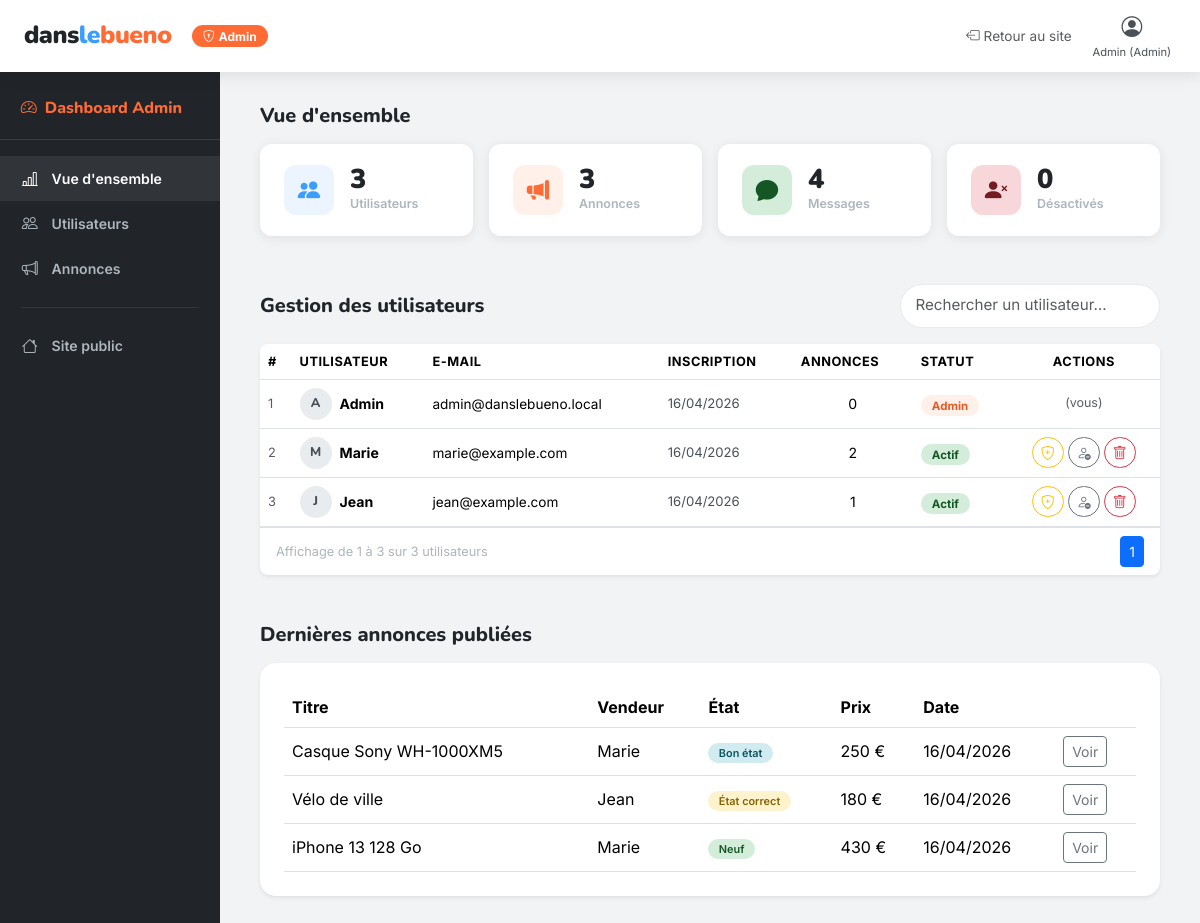
/admin.php (signed in), run on the app's committed database.
### tables this page shows
CREATE TABLE users (
    id INT AUTO_INCREMENT PRIMARY KEY,
    pseudo VARCHAR(60) NOT NULL,
    nom VARCHAR(80) DEFAULT NULL,
    email VARCHAR(190) NOT NULL UNIQUE,
    password VARCHAR(255) NOT NULL,
    role ENUM('user', 'admin') NOT NULL DEFAULT 'user',
    actif TINYINT(1) NOT NULL DEFAULT 1,
    created_at DATETIME NOT NULL DEFAULT CURRENT_TIMESTAMP
);

CREATE TABLE annonces (
    id INT AUTO_INCREMENT PRIMARY KEY,
    user_id INT NOT NULL,
    titre VARCHAR(120) NOT NULL,
    prix DECIMAL(10,2) NOT NULL,
    etat ENUM('neuf', 'bon', 'correct') NOT NULL DEFAULT 'bon',
    description TEXT NOT NULL,
    image VARCHAR(255) DEFAULT NULL,
    created_at DATETIME NOT NULL DEFAULT CURRENT_TIMESTAMP,
    CONSTRAINT fk_annonces_user FOREIGN KEY (user_id) REFERENCES users(id) ON DELETE CASCADE
);

### includes/bootstrap.php (called while the page is built, shortened)
<?php
function h($value): string {
    return htmlspecialchars((string) $value, ENT_QUOTES, 'UTF-8');
}
function is_logged_in(): bool {
    return !empty($_SESSION['user_id']);
}
function current_user(PDO $pdo): ?array {
    $stmt = $pdo->prepare('SELECT * FROM users WHERE id = ? LIMIT 1');
    $stmt->execute([(int)$_SESSION['user_id']]);
    $cached = $stmt->fetch() ?: null;
    return $cached;
}
function state_label(string $etat): string {
    return match ($etat) {
        'neuf' => 'Neuf',
        'bon' => 'Bon état',
        'correct' => 'État correct',
        default => ucfirst($etat),
    };
}
function format_price($price): string {
    return number_format((float)$price, 0, ',', ' ') . ' €';
}

### admin.php (the view, shortened to what this page needs)
<?php
require_once __DIR__ . '/includes/bootstrap.php';
$user = current_user($pdo);
$search = trim((string)($_GET['q'] ?? ''));
$page = max(1, (int)($_GET['page'] ?? 1));
$perPage = 10;
$offset = ($page - 1) * $perPage;
$where = '';
$params = [];
$stmt = $pdo->prepare("SELECT COUNT(*) FROM users u $where");
$stmt->execute($params);
$nbUsersFiltered = (int)$stmt->fetchColumn();
$totalPages = max(1, (int)ceil($nbUsersFiltered / $perPage));
$stats = [
    'nb_users' => (int)$pdo->query('SELECT COUNT(*) FROM users')->fetchColumn(),
    'nb_annonces' => (int)$pdo->query('SELECT COUNT(*) FROM annonces')->fetchColumn(),
    'nb_messages' => (int)$pdo->query('SELECT COUNT(*) FROM messages')->fetchColumn(),
    'nb_desactives' => (int)$pdo->query('SELECT COUNT(*) FROM users WHERE actif = 0')->fetchColumn(),
];
$sql = "SELECT u.*, COUNT(a.id) AS nb_annonces FROM users u LEFT JOIN annonces a ON a.user_id = u.id $where GROUP BY u.id ORDER BY u.created_at DESC LIMIT :limit OFFSET :offset";
$stmt = $pdo->prepare($sql);
$stmt->bindValue(':limit', $perPage, PDO::PARAM_INT);
$stmt->bindValue(':offset', $offset, PDO::PARAM_INT);
$stmt->execute();
$utilisateurs = $stmt->fetchAll();
$latestAds = $pdo->query('SELECT a.id, a.titre, a.prix, a.etat, a.created_at, u.pseudo FROM annonces a JOIN users u ON u.id = a.user_id ORDER BY a.created_at DESC LIMIT 8')->fetchAll();
?>
<!DOCTYPE html>
<html lang="fr">
<head>
  <link rel="stylesheet" href="https://cdn.jsdelivr.net/npm/bootstrap@5.3.3/dist/css/bootstrap.min.css" />
  <link rel="stylesheet" href="https://cdn.jsdelivr.net/npm/bootstrap-icons@1.11.3/font/bootstrap-icons.min.css" />
  <link rel="stylesheet" href="style.css" />
</head>
<body>
<nav class="navbar navbar-danslebueno fixed-top">
  <div class="container-fluid px-3 px-lg-4 d-flex align-items-center">
    <a href="index.php" class="navbar-brand me-3"><span class="logo-text"><span class="logo-dans">dans</span><span class="logo-le">le</span><span class="logo-bueno">bueno</span></span></a>
    <span class="badge rounded-pill ms-1" style="background:var(--color-orange);font-size:.75rem;padding:.3rem .7rem;"><i class="bi bi-shield-lock me-1"></i>Admin</span>
    <div class="ms-auto d-flex align-items-center gap-3"><a href="index.php" class="text-muted" style="font-size:.85rem;"><i class="bi bi-box-arrow-left me-1"></i>Retour au site</a><a href="profil.php" class="nav-icon-link"><i class="bi bi-person-circle"></i><span><?= h($user['pseudo']) ?> (Admin)</span></a></div>
  </div>
</nav>
<div class="d-flex">
  <aside class="admin-sidebar d-none d-md-block" style="width:220px;flex-shrink:0;">
    <div class="admin-brand"><i class="bi bi-speedometer2 me-2"></i>Dashboard Admin</div>
    <nav>
      <a href="#section-stats" class="admin-nav-link active"><i class="bi bi-bar-chart-line"></i>Vue d'ensemble</a>
      <a href="#section-users" class="admin-nav-link"><i class="bi bi-people"></i>Utilisateurs</a>
      <a href="#section-annonces" class="admin-nav-link"><i class="bi bi-megaphone"></i>Annonces</a>
      <div style="border-top:1px solid rgba(255,255,255,.08);margin:1rem 1.3rem;"></div>
      <a href="index.php" class="admin-nav-link"><i class="bi bi-house"></i>Site public</a>
    </nav>
  </aside>
  <main class="admin-main flex-grow-1">
    <section id="section-stats" class="mb-5">
      <h2 class="section-title mb-3">Vue d'ensemble</h2>
      <div class="row g-3">
        <div class="col-6 col-lg-3"><div class="stat-card"><div class="stat-icon sky"><i class="bi bi-people-fill"></i></div><div><div class="stat-value"><?= $stats['nb_users'] ?></div><div class="stat-label">Utilisateurs</div></div></div></div>
        <div class="col-6 col-lg-3"><div class="stat-card"><div class="stat-icon orange"><i class="bi bi-megaphone-fill"></i></div><div><div class="stat-value"><?= $stats['nb_annonces'] ?></div><div class="stat-label">Annonces</div></div></div></div>
        <div class="col-6 col-lg-3"><div class="stat-card"><div class="stat-icon green"><i class="bi bi-chat-fill"></i></div><div><div class="stat-value"><?= $stats['nb_messages'] ?></div><div class="stat-label">Messages</div></div></div></div>
        <div class="col-6 col-lg-3"><div class="stat-card"><div class="stat-icon red"><i class="bi bi-person-x-fill"></i></div><div><div class="stat-value"><?= $stats['nb_desactives'] ?></div><div class="stat-label">Désactivés</div></div></div></div>
      </div>
    </section>
    <section id="section-users" class="mb-5">
      <div class="d-flex align-items-center justify-content-between mb-3 flex-wrap gap-2"><h2 class="section-title mb-0">Gestion des utilisateurs</h2>
        <form method="GET" style="max-width:260px;width:100%;"><input type="search" class="form-control form-control-sm rounded-pill" placeholder="Rechercher un utilisateur…" name="q" value="<?= h($search) ?>"></form>
      </div>
      <div class="bg-white rounded-3 shadow-sm overflow-hidden">
        <div class="table-responsive">
          <table class="table table-admin mb-0"><thead><tr><th>#</th><th>Utilisateur</th><th>E-mail</th><th>Inscription</th><th>Annonces</th><th>Statut</th><th class="text-center">Actions</th></tr></thead><tbody>
          <?php foreach ($utilisateurs as $index => $u): $isSelf = (int)$u['id'] === (int)$user['id']; ?>
            <tr class="<?= (int)$u['actif'] === 0 ? 'table-light' : '' ?>">
              <td class="text-muted" style="font-size:.8rem;"><?= $offset + $index + 1 ?></td>
              <td><div class="d-flex align-items-center gap-2"><div class="conv-avatar" style="width:32px;height:32px;font-size:.8rem;"><?= h(strtoupper(substr((string)($u['pseudo'] ?: 'U'),0,1))) ?></div><div><div class="fw-bold" style="font-size:.88rem;<?= (int)$u['actif'] === 0 ? 'text-decoration:line-through;color:var(--color-neutral-500);' : '' ?>"><?= h($u['pseudo']) ?></div></div></div></td>
              <td style="font-size:.85rem;"><?= h($u['email']) ?></td>
              <td style="font-size:.82rem;color:var(--color-neutral-700);"><?= date('d/m/Y', strtotime((string)$u['created_at'])) ?></td>
              <td class="text-center"><?= (int)$u['nb_annonces'] ?></td>
              <td><?php if ($u['role'] === 'admin'): ?><span class="badge-user-status admin">Admin</span><?php elseif ((int)$u['actif'] === 0): ?><span class="badge-user-status desactive">Désactivé</span><?php else: ?><span class="badge-user-status actif">Actif</span><?php endif; ?></td>
              <td><div class="d-flex justify-content-center gap-1 flex-wrap">
                <?php if ($isSelf): ?><span class="text-muted" style="font-size:.78rem;">(vous)</span><?php else: ?>
                  <?php if ($u['role'] !== 'admin'): ?><form action="admin-action.php" method="POST"><button class="btn btn-outline-warning btn-sm rounded-pill" type="submit"><i class="bi bi-shield-plus"></i></button></form><?php endif; ?>
                  <form action="admin-action.php" method="POST"><button class="btn <?= (int)$u['actif'] === 1 ? 'btn-outline-secondary' : 'btn-outline-success' ?> btn-sm rounded-pill" type="submit"><i class="bi <?= (int)$u['actif'] === 1 ? 'bi-person-dash' : 'bi-person-check' ?>"></i></button></form>
                  <form action="admin-action.php" method="POST" onsubmit="return confirm('Supprimer définitivement cet utilisateur ?');"><button class="btn btn-outline-danger btn-sm rounded-pill" type="submit"><i class="bi bi-trash"></i></button></form>
                <?php endif; ?>
              </div></td>
            </tr>
          <?php endforeach; ?>
          </tbody></table>
        </div>
        <div class="d-flex justify-content-between align-items-center px-3 py-2 border-top" style="font-size:.8rem;color:var(--color-neutral-500);"><span>Affichage de <?= $nbUsersFiltered ? $offset + 1 : 0 ?> à <?= min($offset + $perPage, $nbUsersFiltered) ?> sur <?= $nbUsersFiltered ?> utilisateurs</span>
          <nav><ul class="pagination pagination-sm mb-0">
            <?php for ($p = 1; $p <= $totalPages; $p++): ?><li class="page-item <?= $p === $page ? 'active' : '' ?>"><a class="page-link" href="?page=<?= $p ?>&q=<?= urlencode($search) ?>"><?= $p ?></a></li><?php endfor; ?>
          </ul></nav>
        </div>
      </div>
    </section>
    <section id="section-annonces">
      <h2 class="section-title mb-3">Dernières annonces publiées</h2>
      <div class="bg-white rounded-4 shadow-sm p-3 p-lg-4">
        <div class="table-responsive"><table class="table align-middle mb-0"><thead><tr><th>Titre</th><th>Vendeur</th><th>État</th><th>Prix</th><th>Date</th><th></th></tr></thead><tbody>
        <?php foreach ($latestAds as $ad): ?>
          <tr><td><?= h($ad['titre']) ?></td><td><?= h($ad['pseudo']) ?></td><td><span class="badge-etat <?= h($ad['etat']) ?>"><?= h(state_label($ad['etat'])) ?></span></td><td><?= h(format_price($ad['prix'])) ?></td><td><?= date('d/m/Y', strtotime((string)$ad['created_at'])) ?></td><td><a href="detail-annonce.php?id=<?= (int)$ad['id'] ?>" class="btn btn-outline-secondary btn-sm">Voir</a></td></tr>
        <?php endforeach; ?>
        </tbody></table></div>
      </div>
    </section>
  </main>
</div>
</body>
</html>

### data on the page
users: pseudo "Admin", index "1", pseudo "A", email "admin@danslebueno.local", created_at "16/04/2026", nb_annonces "0", role "Admin", shows "(vous)"
users: index "2", pseudo "M", pseudo "Marie", email "marie@example.com", created_at "16/04/2026", nb_annonces "2", role "Actif", actif 1 (drawn)
users: index "3", pseudo "J", pseudo "Jean", email "jean@example.com", created_at "16/04/2026", nb_annonces "1", role "Actif", actif 1 (drawn)
annonces: titre "Casque Sony WH-1000XM5", user.pseudo "Marie", etat "Bon état", prix "250 €", created_at "16/04/2026"
annonces: titre "Vélo de ville", user.pseudo "Jean", etat "État correct", prix "180 €", created_at "16/04/2026"
annonces: titre "iPhone 13 128 Go", user.pseudo "Marie", etat "Neuf", prix "430 €", created_at "16/04/2026"

### other printed values
$stats['nb_users'] "3"
$stats['nb_annonces'] "3"
$stats['nb_messages'] "4"
$stats['nb_desactives'] "0"
$offset + 1 "1"
min($offset + $perPage, $nbUsersFiltered) "3"
$nbUsersFiltered "3"
